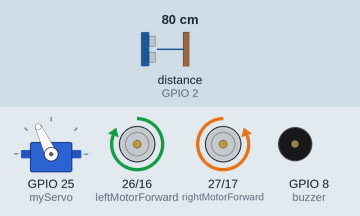
Recording of a sketch running on a simulated ESP32. Shown: servo, motor-driver pin pairs drawn as motors (green arrow = first pin HIGH = forward, orange = second pin HIGH = backward, longer = more drive), buzzer (waves = sounding, pin HIGH). The test bench sets the inputs (shaded band); at power-on: distance to the obstacle (sensor on GPIO 2) 80 cm. The echo pulse lasts 58.3 µs per cm; what the sketch prints to the serial monitor is not drawn.

Above: at 3.0 s.
Timing chart, 0 to 5.7 s (numbered marks = the images above):
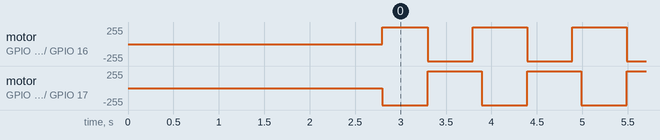

The sketch:

obstacle_avoidance_robot.ino
```cpp
#include <ESP32Servo.h> //ESP32 Servo Library
#include <NewPing.h> //For Ultrasonic Sensor Functionality

//Buzzer and other Stuff
const int buzzer = 8; // D8

//Servo
const int myServo = 25; // D25

//L298N(OR WHATEVER WE'RE USING) Control Pins
const int leftMotorForward = 26; // D26
const int leftMotorBackward = 16; // D16
const int rightMotorForward = 27; // D27
const int rightMotorBackward = 17; // D17

//Ultrasonic Sensor Pins
const int trig = 4; //Input 1 D4
const int echo = 2; //Input 2 D2

//Measurement Calibration
const int maxDistance = 200; //Self Explanatory
bool goForward = false; //Self Explanatory
int distance = 100; //Self Explanatory
NewPing sonar(trig, echo, maxDistance); //Sensors Function
Servo servoMotor; //Self Explanatory

//Reading Ping
int readPing(){
 delay(70);
 int cm = sonar.ping_cm();
 if (cm==0){
  cm=250;
 }
  return cm;
};

//Looking Right
int lookRight() {
  servoMotor.write(50);
  delay(500);
  int distance = readPing();
  delay(100);
  servoMotor.write(115);
  return distance;
}

//Looking Left
int lookLeft(){
  servoMotor.write(170);
  delay(500);
  int distance = readPing();
  delay(100);
  servoMotor.write(115);
  return distance;
  delay(100);
}


void setup() {
  // put your setup code here, to run once:

 Serial.begin(115200);
 pinMode(leftMotorForward, OUTPUT);
 pinMode(rightMotorForward, OUTPUT);
 pinMode(leftMotorBackward, OUTPUT);
 pinMode(rightMotorBackward, OUTPUT);
 pinMode(buzzer, OUTPUT);

 servoMotor.attach(myServo); //Servo Pin D25
 servoMotor.write(115);
 delay(2000);
 distance = readPing();
 delay(100);
 distance = readPing();
 delay(100);
 distance = readPing();
 delay(100);
 distance = readPing();
 delay(100);
}

void loop() {
  // put your main code here, to run repeatedly:

 distance = readPing();
 Serial.println(distance);
 delay(10);
 int distanceRight = 0;
 int distanceLeft = 0;
 delay(10);
 goto IF_STATEMENTS_FOR_OBSTACLE_DETECTION;
 Serial.println(distance);

 //If Statements for Obstacle Detection
 IF_STATEMENTS_FOR_OBSTACLE_DETECTION:
 if (distance <= 20) {
   goto STOP_MOVEMENT;
   delay(500);
   goto MOVE_BACKWARD;
   delay(250);
   goto STOP_MOVEMENT;
   delay(250);
   distanceRight = lookRight();
   Serial.println(distanceRight);
   delay(500);
   distanceLeft = lookLeft();
   Serial.println(distanceLeft);
   delay(500);
   goto OBSTACLE_AVOIDANCE;
 } else {
   goto MOVE_FORWARD;
 }
   distance = readPing();

 //Obstacle Avoidance
 OBSTACLE_AVOIDANCE:
 if (distanceRight >= distanceLeft) {
   goto TURN_RIGHT;
   goto STOP_MOVEMENT;
 } else {
   goto TURN_LEFT;
   goto STOP_MOVEMENT;
 }

 //Movement Stops
 STOP_MOVEMENT:
 digitalWrite(rightMotorForward, LOW);
 digitalWrite(leftMotorForward, LOW);
 digitalWrite(rightMotorBackward, LOW);
 digitalWrite(leftMotorBackward, LOW);

 //Move Forward
 MOVE_FORWARD:
 if(!goForward){
   goForward=true;
   digitalWrite(leftMotorForward, HIGH);
   digitalWrite(rightMotorForward, HIGH);
   digitalWrite(leftMotorBackward, LOW);
   digitalWrite(rightMotorBackward, LOW);
 }

 //Move Backward
 MOVE_BACKWARD:
 goForward=false;
 digitalWrite(leftMotorBackward, HIGH);
 digitalWrite(rightMotorBackward, HIGH);
 digitalWrite(leftMotorForward, LOW);
 digitalWrite(rightMotorForward, LOW);

 //Turn Right
 TURN_RIGHT:
 digitalWrite(leftMotorForward, HIGH);
 digitalWrite(rightMotorBackward, HIGH);
 digitalWrite(leftMotorBackward, LOW);
 digitalWrite(rightMotorForward, LOW);
 delay(500);
 digitalWrite(leftMotorForward, HIGH);
 digitalWrite(rightMotorForward, HIGH);
 digitalWrite(leftMotorBackward, LOW);
 digitalWrite(rightMotorBackward, LOW);

 //Turn Left
 TURN_LEFT:
 digitalWrite(leftMotorBackward, HIGH);
 digitalWrite(rightMotorForward, HIGH);
 digitalWrite(leftMotorForward, LOW);
 digitalWrite(rightMotorBackward, LOW);
 delay(500);
 digitalWrite(leftMotorForward, HIGH);
 digitalWrite(rightMotorForward, HIGH);
 digitalWrite(leftMotorBackward, LOW);
 digitalWrite(rightMotorBackward, LOW);
}
```

Measured:
- by itself, motor on GPIO 26 (leftMotorForward) / GPIO 16 (leftMotorBackward), motor on GPIO 27 (rightMotorForward) / GPIO 17 (rightMotorBackward): alternates forward 255/255 for 0.60 s and backward 255/255 for 0.50 s
